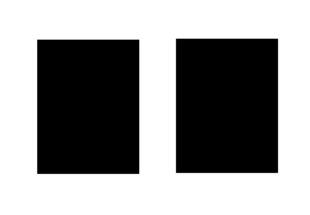
#> input picture four/block.jpg, 310 x 215 px
$ python angle.py   (older library calls are emulated)
#> lines starting #> are read from the running program, lines starting #| are printed output that depends on the picture; long printed decimals are rounded
### four/utils.py
import numpy as np
import matplotlib.pyplot as plt

def conver2img(img):
    img_min=np.min(img)
    print(img_min)
    img_max=np.max(img)
    print(img_max)
    normal_img=(img-img_min)/(img_max-img_min)
    out_img=(255*normal_img).astype(np.int)
    print(out_img)
    return out_img


# [32 lines left out: functions display, getCenter, abs_log, gauss_mask, not called in this run]

### four/angle.py
import cv2 as cv
import matplotlib.pyplot as plt
import numpy as np
from four.utils import conver2img

img=cv.imread('block.jpg',0)
#> img is the input picture: shape (215, 310); min 0, max 255, mean 150.1
plt.subplot(131)
plt.imshow(img,cmap="gray")
plt.title("image_raw")

f=np.fft.fft2(img)
fshift=np.fft.fftshift(f)

angle_f=np.angle(f)
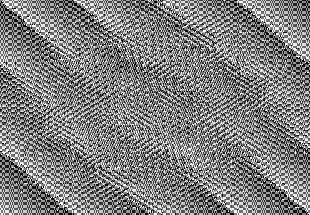
#> angle_f: shape (215, 310) float64; min -3.14, max 3.14, mean 2.2e-17; drawn with min black and max white
angle_fshift=np.angle(fshift)
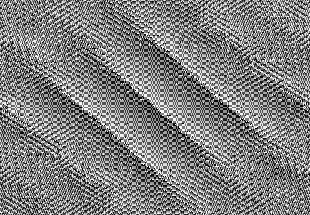
#> angle_fshift: shape (215, 310) float64; min -3.14, max 3.14, mean 2.23e-17; drawn with min black and max white

img_angle_f=conver2img(angle_f)
#> in conver2img, `img_min=np.min(img)`: img_min = -3.14
#| -3.141
#> in conver2img, `img_max=np.max(img)`: img_max = 3.14
#| 3.141
#> (printed output is left out)
img_angle_fshift=conver2img(angle_fshift)
#| -3.141
#| 3.141
#> (printed output is left out)

plt.subplot(132)
plt.imshow(img_angle_f,cmap="gray")
plt.title("img_angle_f")
plt.subplot(133)
plt.imshow(img_angle_fshift,cmap="gray")
plt.title("img_angle_fshift")
plt.show()
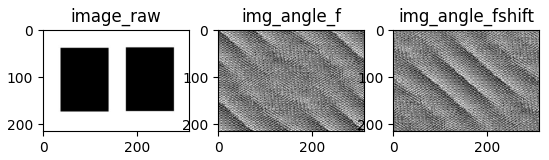
#> figure drawn by matplotlib, 3 panels

$ run again, with four/fire.jpg copied over four/block.jpg
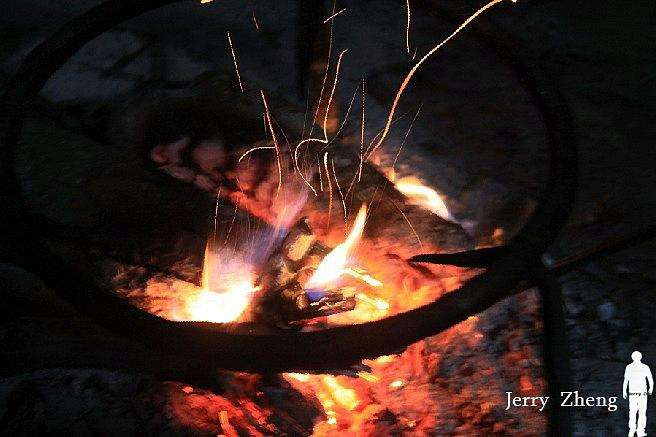
#> input picture four/fire.jpg, 656 x 437 px
#> `angle_fshift=np.angle(fshift)`:
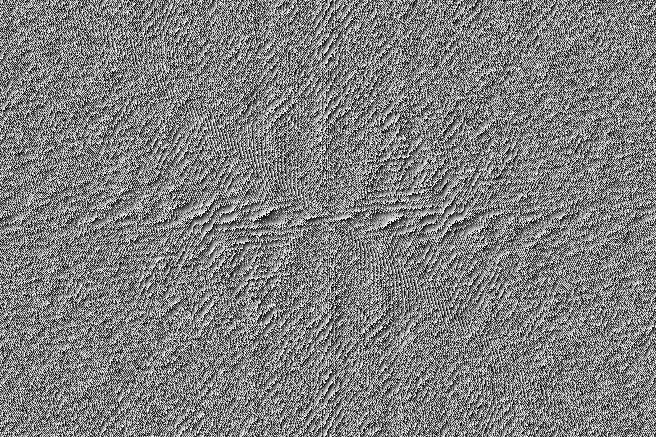
#> angle_fshift: shape (437, 656) float64; min -3.14, max 3.14, mean -1.1e-05; drawn with min black and max white
#> img_min = -3.14
#| -3.142
#> img_max = 3.14
#| 3.142
#> (printed output is left out)
#| -3.142
#| 3.142
#> (printed output is left out)
#> `plt.show()`:
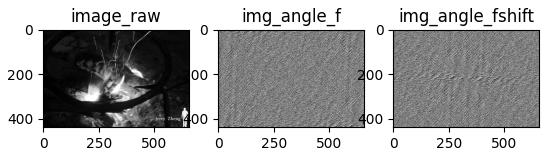
#> figure drawn by matplotlib, 3 panels
